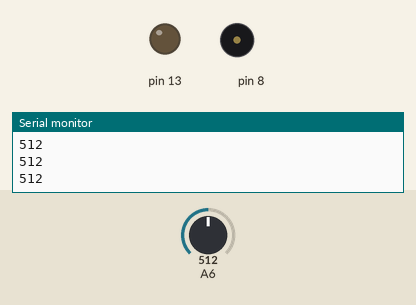
Bench run of a sketch on a simulated Arduino Nano, built with avr-gcc and run on an emulated ATmega328P. Shown: output pins drawn as LEDs (lit = HIGH), buzzer (waves = sounding), the last lines printed to the serial monitor. Dashed ring = blinking. The inputs (shaded band) are chosen by the test bench; at power-on: A6 = 512.

Above: at 1.2 s.
1.3 s: A6 set to 483
At 1.52 s:
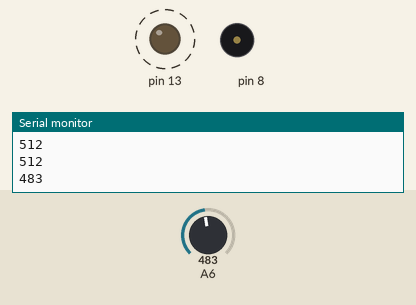
4.3 s: A6 set to 510
At 4.3 s:
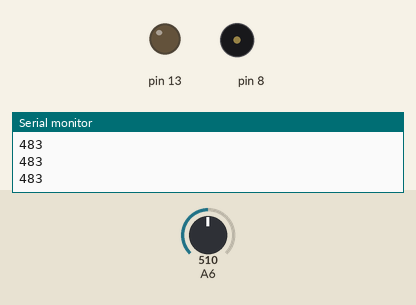
5.8 s: A6 set to 490
At 6.02 s:
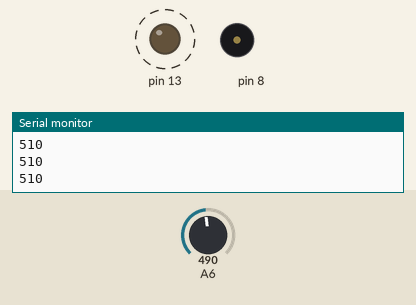
8.8 s: A6 set to 511
Timing chart, 0 to 11.3 s (numbered marks = the images above; inputs shaded):
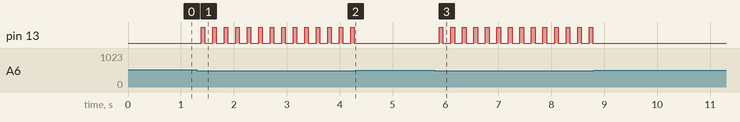

The sketch:

sketch_may15a.ino
```cpp
void setup() {
  // put your setup code here, to run once:
 pinMode(8, OUTPUT);
 pinMode(A6, INPUT);
 pinMode(13, OUTPUT);
 Serial.begin(9600);
}

void loop() {
  // put your main code here, to run repeatedly:
 int x = analogRead(A6);
 if (x < 500){
  tone(8, 6900, 1);
  delay(10);
  tone(8, 3450, 1);
  delay(10);
  tone(8, 6900, 1);
  delay(10);
  tone(8, 3450, 1);
  delay(10);
  tone(8, 6900, 1);
  delay(10);
  tone(8, 3450, 1);
  delay(10);
  tone(8, 6900, 1);
  delay(10);
  tone(8, 3450, 1);
  delay(1);
  tone(8, 6900, 1);
  delay(1);
  tone(8, 3450, 1);
  delay(1);
  tone(8, 6900, 1);
  delay(1);
  tone(8, 3450, 1);
  delay(1);
  tone(8, 6900, 1);
  delay(1);
  tone(8, 3450, 1);
  delay(1);
  tone(8, 6900, 1);
  delay(1);
  tone(8, 3450, 1);
  delay(1);
  digitalWrite(13, HIGH);
  delay(69);
  digitalWrite(13, LOW);
  delay(69);
 }
 Serial.println(x);
}
```

Measured:
- the behaviour switches between 500 and 499 on A6 (found by bisection; images 0 and 1)
- after the input at 1.3 s, pin 13: alternates HIGH for 0.07 s and LOW for 0.15 s, starting after 0.08 s
- after the input at 4.3 s, pin 13: stops changing and stays LOW
- after the input at 5.8 s, pin 13: alternates HIGH for 0.07 s and LOW for 0.15 s, starting after 0.08 s
- after the input at 8.8 s, pin 13: stops changing and stays LOW
